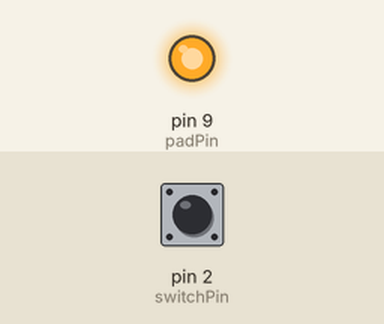
Bench run of a sketch on a simulated Arduino Uno, built with avr-gcc and run on an emulated ATmega328P. Parts: output pins drawn as LEDs (lit = HIGH). Dashed ring = blinking. The inputs (shaded band) are chosen by the test bench; at power-on: pin 2 (switchPin) LOW. What the sketch prints to the serial monitor is not drawn.

Above: at 1.2 s.
1.3 s: pin 2 (switchPin) pulled HIGH for 0.15 s
At 1.37 s:
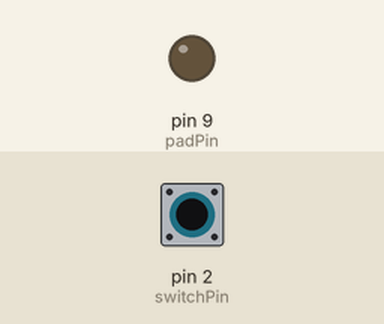
2.9 s: pin 2 (switchPin) pulled HIGH for 3.2 s
At 6.6 s:
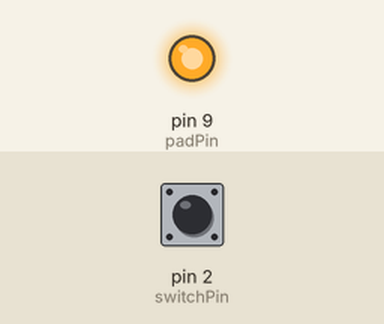
9.1 s: pin 2 (switchPin) pulsed HIGH 2 times (0.12 s each, 0.3 s apart)
At 9.31 s:
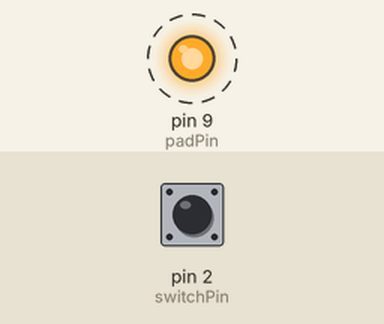
12.7 s: pin 2 (switchPin) driven HIGH
At 13.7 s:
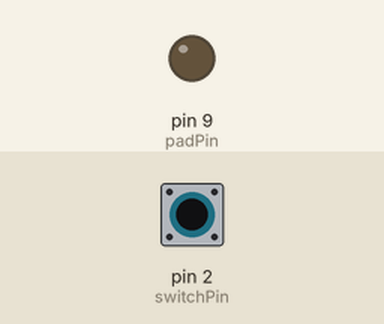
15.7 s: pin 2 (switchPin) driven LOW
At 16.2 s:
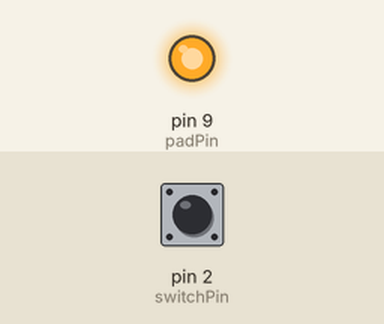
Timing chart, 0 to 18.2 s (numbered marks = the images above; inputs shaded):
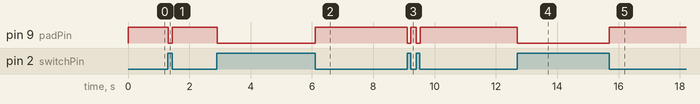

Measured:
- after the input at 1.3 s, pin 9 (padPin): HIGH → LOW at once, → HIGH 0.15 s later
- after the input at 2.9 s, pin 9 (padPin): HIGH → LOW at once, → HIGH 3.2 s later
- after the input at 9.1 s, pin 9 (padPin): alternates HIGH for 0.18 s and LOW for 0.12 s, 4 changes in all, then stays HIGH, starting at once
- after the input at 12.7 s, pin 9 (padPin): HIGH → LOW at once
- after the input at 15.7 s, pin 9 (padPin): LOW → HIGH at once

The sketch:

Thermochromic.ino
```cpp
int padPin = 9;
int switchPin = 2;
void setup() {
  // put your setup code here, to run once:
pinMode(padPin, OUTPUT);
pinMode(switchPin, INPUT);
Serial.begin(9600);
}

void loop() {
  // put your main code here, to run repeatedly:
while(digitalRead(switchPin) == HIGH) {
  digitalWrite(padPin, LOW);
  Serial.println("low");

}
digitalWrite(padPin, HIGH);
Serial.println("high");
}
```
